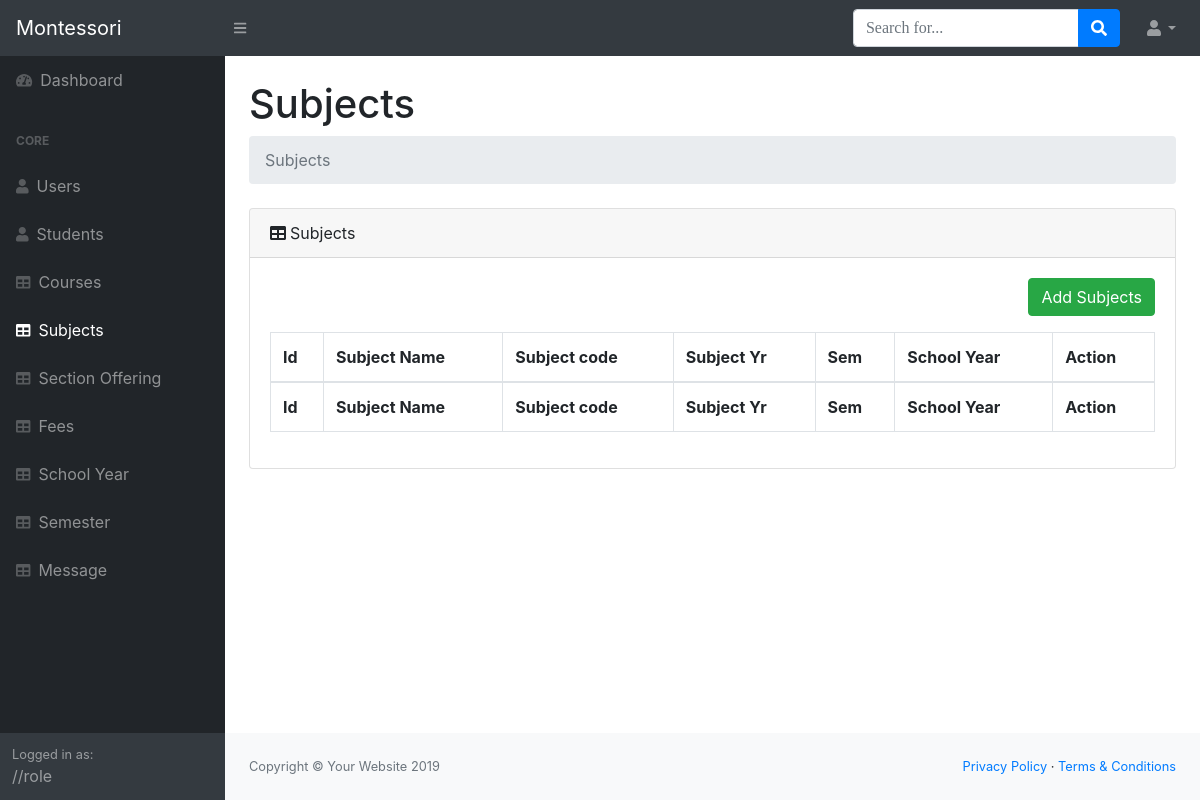
Before: /system/pages/subjects.php (signed in) with the older database file.
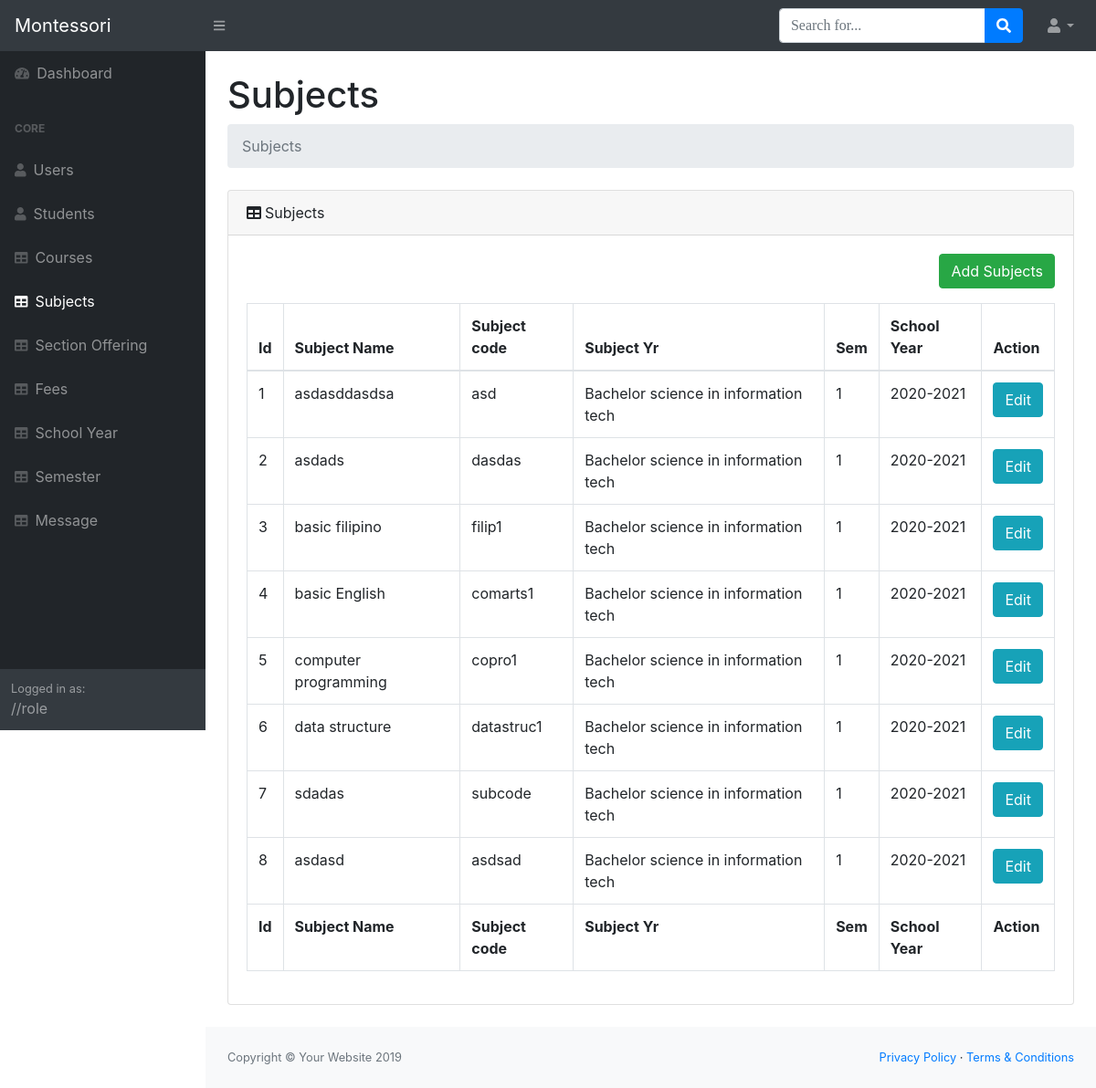
After: the same page with the newer database file.
### tables this page shows
CREATE TABLE `subjectstbl` (
  `subject_id` int(11) NOT NULL,
  `subjectname` varchar(50) NOT NULL,
  `subjectcode` varchar(20) NOT NULL,
  `subject_units` int(11) NOT NULL,
  `subyr` int(11) NOT NULL,
  `semid` int(11) NOT NULL,
  `syid` int(11) NOT NULL,
  `course_id` int(11) NOT NULL
);

CREATE TABLE `courses` (
  `courses_id` int(11) NOT NULL,
  `coursesName` varchar(50) NOT NULL,
  `coursesCode` varchar(10) NOT NULL
);

CREATE TABLE `sem` (
  `semid` int(11) NOT NULL,
  `semterm` int(11) NOT NULL,
  `sem_status` varchar(15) NOT NULL,
  `syid` int(11) NOT NULL,
  `isOpenReg` int(11) NOT NULL
);

CREATE TABLE `schoolyear` (
  `sy_id` int(11) NOT NULL,
  `school_year` varchar(30) NOT NULL,
  `sy_status` varchar(15) NOT NULL
);

### system/pages/functions.php (called while the page is built, shortened)
<?php
$db = new DBController();
$schoolYear = new SchoolYear($db);
$sem = new Sem($db);
$subject = new Subject($db);

### system/pages/subjects.php (the view, shortened to what this page needs)
<?php
include('header.php');
include('navigation.php');
$schoolYearArgs = $schoolYear->schoolYear();
$semList = $sem->getSemActivate();
$syids = $schoolYearArgs['sy_id'];
$subjectlist = $subject->getData($syids, $semList['semid']);
?>
<main>
    <div class="container-fluid">
        <h1 class="mt-4">Subjects</h1>
        <ol class="breadcrumb mb-4">
            <li class="breadcrumb-item active">Subjects</li>
        </ol>
        <div class="card mb-4">
            <div class="card-header"><i class="fas fa-table mr-1"></i>Subjects
            </div>
            <div class="card-body">
                <div class="d-flex justify-content-end mb-3">
                    <button class="btn btn-md btn-success" data-toggle="modal" data-target="#addModalSubjects">Add Subjects</button>
                </div>
                <div class="table-responsive">
                    <table class="table table-bordered" id="dataTable" width="100%" cellspacing="0">
                        <thead>
                            <tr>
                                <th>Id</th>
                                <th>Subject Name</th>
                                <th>Subject code</th>
                                <th>Subject Yr</th>
                                <th>Sem </th>
                                <th>School Year</th>
                                <th>Action</th>
                            </tr>
                        </thead>
                        <tfoot>
                            <tr>
                                <th>Id</th>
                                <th>Subject Name</th>
                                <th>Subject code</th>
                                <th>Subject Yr</th>
                                <th>Sem </th>
                                <th>School Year</th>
                                <th>Action</th>
                            </tr>
                        </tfoot>
                        <tbody>
                            <?php array_map(function ($subject) use ($syids) { ?>
                                <tr>
                                    <td><?= $subject['subject_id'] ?></td>
                                    <td><?= $subject['subjectname'] ?></td>
                                    <td><?= $subject['subjectcode'] ?></td>
                                    <td><?= $subject['coursesName'] ?></td>
                                    <td><?= $subject['semterm'] ?></td>
                                    <td><?= $subject['school_year'] ?></td>
                                    <td>
                                        <a class="btn btn-block btn-info" href="">Edit</a>
                                    </td>
                                </tr>
                            <?php }, $subjectlist) ?>
                        </tbody>
                    </table>
                </div>
            </div>
        </div>
    </div>
</main>
<?php
include('footer.php');
?>

Changed rows visible on the page:
now on this page (row unchanged): subjectstbl: subject_id "1", subjectname "asdasddasdsa", subjectcode "asd"
now on this page (row unchanged): courses: coursesName "Bachelor science in information tech Bachelor science in information tech Bachelor science in information tech Bachelor science in information tech Bachelor science in information tech Bachelor science in information tech Bachelor science in information tech Bachelor science in information tech"
now on this page (row edited): sem: semterm "1 1 1 1 1 1 1 1"
now on this page (row edited): schoolyear: school_year "2020-2021 2020-2021 2020-2021 2020-2021 2020-2021 2020-2021 2020-2021 2020-2021"
now on this page (row unchanged): subjectstbl: subject_id "2", subjectname "asdads", subjectcode "dasdas"
now on this page (row unchanged): subjectstbl: subject_id "3", subjectname "basic filipino", subjectcode "filip1"
now on this page (row unchanged): subjectstbl: subject_id "4", subjectname "basic English", subjectcode "comarts1"
now on this page (row unchanged): subjectstbl: subject_id "5", subjectname "computer programming", subjectcode "copro1"
now on this page (row unchanged): subjectstbl: subject_id "6", subjectname "data structure", subjectcode "datastruc1"
added subjectstbl: subject_id "7", subjectname "sdadas", subjectcode "subcode"
added subjectstbl: subject_id "8", subjectname "asdasd", subjectcode "asdsad"
Other visible differences:
text now shown: "Edit Edit Edit Edit Edit Edit Edit Edit"
